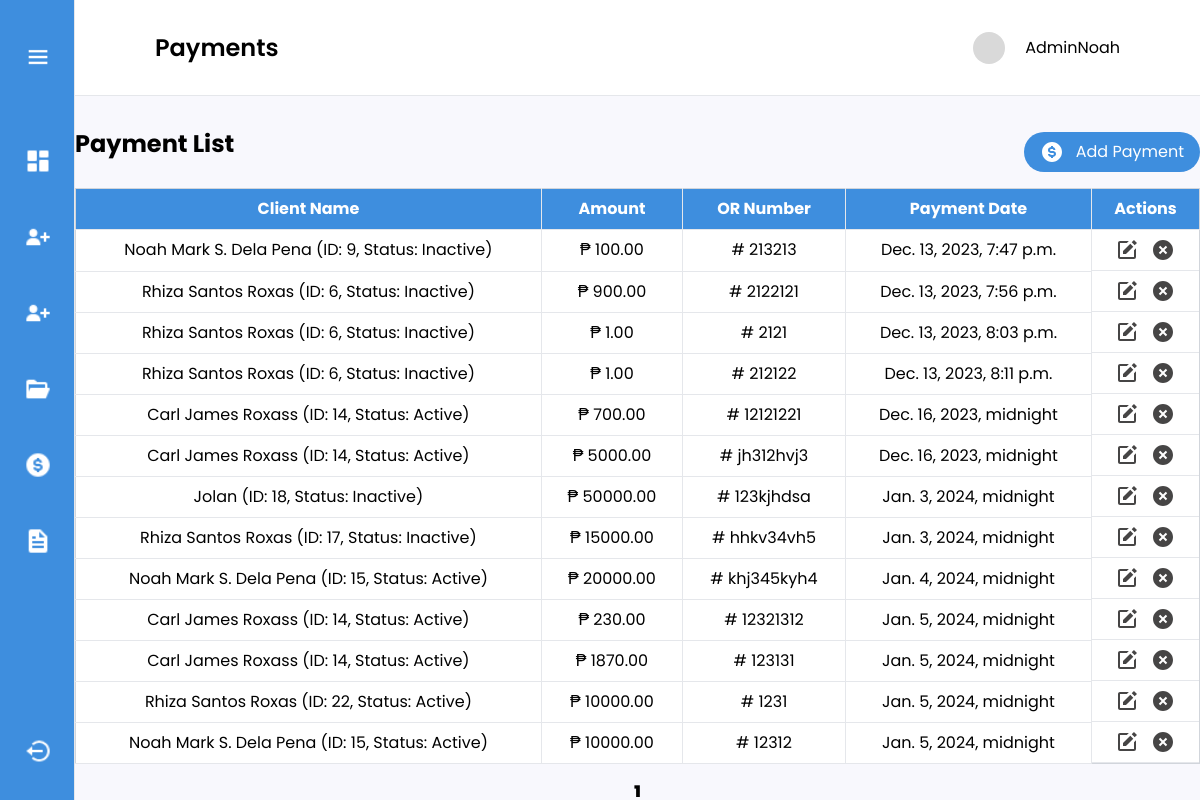
/adminUser/paymentList/ (signed in), run on the app's committed database.
### loanmanagement/models.py (models this page shows, shortened)
class Payment(models.Model):
    loan_id = models.ForeignKey(Loan, on_delete=models.CASCADE)
    amount = models.DecimalField(max_digits=10, decimal_places=2)
    payment_date = models.DateTimeField(null=True)
    or_number = models.CharField(max_length=50)

class Loan(models.Model):
    client_id = models.ForeignKey(Person, on_delete=models.CASCADE)
    loan_date = models.DateField()
    duration_period = models.DateField()
    interest_rate = models.DecimalField(max_digits=10, decimal_places=2)
    loan_amount = models.DecimalField(max_digits=100, decimal_places=2)
    loan_maturity = models.DateField()
    guarantor = models.CharField(max_length=250)
    processing_fee = models.DecimalField(max_digits=10, decimal_places=2)
    loan_balance = models.DecimalField(max_digits=10, decimal_places=2, null=True)
    net = models.DecimalField(max_digits=10, decimal_places=2)
    checking_no = models.CharField(max_length=250, null=False, blank=False)
    has_active_loan = models.BooleanField(default=True)
    def __str__(self):
        status = "Active" if self.has_active_loan else "Inactive"
        return f"{self.client_id.name} (ID: {self.id}, Status: {status})"

class Person(models.Model):
    name = models.CharField(max_length=250, null=False, blank=False)
    address = models.CharField(max_length=250, null=False, blank=False)
    picture = models.ImageField(upload_to='images/', null=True, blank=True)
    document = models.FileField(upload_to='documents/', null=True, blank=True)
    created_at = models.DateTimeField(auto_now_add=True)
    email = models.EmailField(max_length=254, null=True, blank=True)
    password = models.CharField(max_length=254, null=True, blank=True)

### loanmanagement/views.py (the view)
# urls.py: path('paymentList/', views.paymentList, name='paymentList'),
def paymentList(request):
    user = request.user
    if not user.is_authenticated:
        return redirect("adminLogin")
    payments = Payment.objects.all()
    paginated = Paginator(payments, 15)
    page_number = request.GET.get("page")
    page = paginated.get_page(page_number)
    form = PaymentForm(request.POST)
    return render(
        request,
        "payments.html",
        {"payments": page, "form": form, "paginator": paginated},
    )

### loanmanagement/templates/payments.html (shortened to what this page needs)
{% extends 'layout.html' %}
{% block content %}
{% load widget_tweaks %}
<div>
    <div class="flex justify-between bg-white h-24 items-center px-6 md:px-20 py-auto border-b">
        <h2 class="text-xl md:text-2xl font-semibold">Payments</h2>
        <div class="flex gap-2 md:gap-5 justify-center items-center">
            {% load static %}
            <img src="{% static 'images/svg/skeleton.svg' %}" class="w-6 h-6 md:w-8 h-8">
            <p class="hidden md:block">{{ user.username }}</p>
        </div>
    </div>
    </div>
    <div class="mx-3 md:mx-auto max-w-[1240px] mt-8">
        <div class="flex justify-between items-center mb-3">
            <h1 class="md:text-2xl text-xl font-bold mb-4">Payment List</h1>
            <button type="submit" id="openModalBtn"
                class=" text-[12px] md:text-[16px] flex items-center justify-center gap-3 bg-[#3E8EDE] text-white py-1 md:py-2 px-4 rounded-[50px]">
                <img
 />Add
                Payment
            </button>
        </div>
        <table class="min-w-full bg-white border border-gray-300">
            <thead>
                <tr class="bg-[#3E8EDE] text-white">
                    <th class="py-2 px-4 border-b border-r">Client Name</th>
                    <th class="py-2 px-4 border-b border-r">Amount</th>
                    <th class="py-2 px-4 border-b border-r">OR Number</th>
                    <th class="py-2 px-4 border-b border-r">Payment Date</th>
                    <th class="py-2  border-b">Actions</th>
                </tr>
            </thead>
            <tbody>
                {% for payment in payments %}
                    <tr class="text-center">
                        <td class="py-2 px-4 border-b border-r">{{ payment.loan_id }}</td>
                        <td class="py-2 px-4 border-b border-r">₱ {{ payment.amount }}</td>
                        <td class="py-2 px-4 border-b border-r"># {{ payment.or_number }}</td>
                        <td class="py-2 px-4 border-b border-r">{{ payment.payment_date }}</td>
                         <td class="flex justify-center items-center gap-3 py-2 px-4 border-b">
                            <img data-id="{{ payment.id }}" data-amount="{{ payment.amount }}" data-borrower="{{ payment.loan_id.id }}" id="editp" class="cursor-pointer" onclick="edit(this)"/>
                            <img data-id="{{ payment.id }}" class="cursor-pointer" onclick="deleteBtn(this)" alt="delete"/>
                        </td>
                    </tr>
                {% endfor %}
            </tbody>
        </table>
        <div class="flex justify-center mt-4">
            <ul class="pagination flex justify-center items-center gap-5">
                {% for num in payments.paginator.page_range %}
                {% if payments.number == num %}
                <li class="active font-black"><span>{{ num }} <span class="sr-only">(current)</span></span></li>
                {% else %}
                <li><a href="?page={{ num }}">{{ num }}</a></li>
                {% endif %}
                {% endfor %}
            </ul>
        </div>
    </div>
</div>
{% endblock %}

### loanmanagement/templates/layout.html (style rules this page uses)
body { font-family: 'Poppins', sans-serif; }

### data on the page
Payment: loan_id "Noah Mark S. Dela Pena (ID: 9, Status: Inactive)", amount "100.00", or_number "213213", payment_date "Dec. 13, 2023, 7:47 p.m."
Payment: loan_id "Rhiza Santos Roxas (ID: 6, Status: Inactive)", amount "900.00", or_number "2122121", payment_date "Dec. 13, 2023, 7:56 p.m."
Payment: loan_id "Rhiza Santos Roxas (ID: 6, Status: Inactive)", amount "1.00", or_number "2121", payment_date "Dec. 13, 2023, 8:03 p.m."
Payment: loan_id "Rhiza Santos Roxas (ID: 6, Status: Inactive)", amount "1.00", or_number "212122", payment_date "Dec. 13, 2023, 8:11 p.m."
Payment: loan_id "Carl James Roxass (ID: 14, Status: Active)", amount "700.00", or_number "12121221", payment_date "Dec. 16, 2023, midnight"
Payment: loan_id "Carl James Roxass (ID: 14, Status: Active)", amount "5000.00", or_number "jh312hvj3", payment_date "Dec. 16, 2023, midnight"
Payment: loan_id "Jolan (ID: 18, Status: Inactive)", amount "50000.00", or_number "123kjhdsa", payment_date "Jan. 3, 2024, midnight"
Payment: loan_id "Rhiza Santos Roxas (ID: 17, Status: Inactive)", amount "15000.00", or_number "hhkv34vh5", payment_date "Jan. 3, 2024, midnight"
Payment: loan_id "Noah Mark S. Dela Pena (ID: 15, Status: Active)", amount "20000.00", or_number "khj345kyh4", payment_date "Jan. 4, 2024, midnight"
Payment: loan_id "Carl James Roxass (ID: 14, Status: Active)", amount "230.00", or_number "12321312", payment_date "Jan. 5, 2024, midnight"
Payment: loan_id "Carl James Roxass (ID: 14, Status: Active)", amount "1870.00", or_number "123131", payment_date "Jan. 5, 2024, midnight"
Payment: loan_id "Rhiza Santos Roxas (ID: 22, Status: Active)", amount "10000.00", or_number "1231", payment_date "Jan. 5, 2024, midnight"
Payment: loan_id "Noah Mark S. Dela Pena (ID: 15, Status: Active)", amount "10000.00", or_number "12312", payment_date "Jan. 5, 2024, midnight"

### other printed values
{{ user.username }} "AdminNoah"
